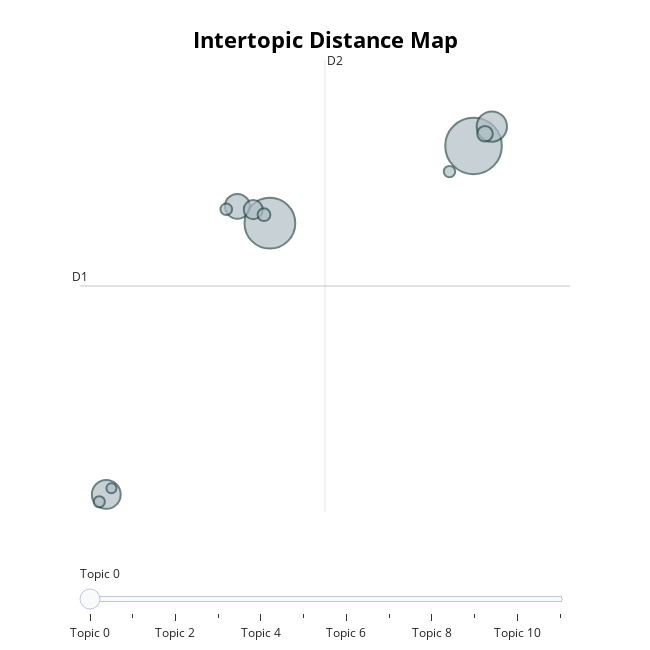

Here is the notebook cell this chart was saved with:
### Markdown cell above
## Visualise the topics

### Code cell
topic_model_patents.visualize_topics()

### Figure 1 — Plotly figure (JSON) as saved in the notebook; plotly's stock layout.template omitted (floating-point values rounded to 4 significant figures)
{"data": [{"customdata": [[0, "solar | panel | lamp | photovoltaic | energy", 2526], [1, "water | hydropower | plate | model | arranged", 2033], [2, "heat | water | solar | heating | energy", 723], [3, "wind | power | energy | generation | generator", 657], [4, "hydrogen | production | energy | gas | storage", 488], [5, "water | seawater | treatment | sewage | desalination", 287], [6, "geothermal | heat | pipe | exchange | energy", 193], [7, "irrigation | water | device | spraying | tank", 129], [8, "catalyst | photocatalyst | material | method | carbon", 107], [9, "drying | air | heat | heating | energy", 103], [10, "wind | floating | wave | generation | power", 99], [11, "air | fan | wind | flow | outlet", 78]], "hovertemplate": "<b>Topic %{customdata[0]}</b><br>%{customdata[1]}<br>Size: %{customdata[2]}", "legendgroup": "", "marker": {"color": "#B0BEC5", "line": {"color": "DarkSlateGrey", "width": 2}, "size": [2526, 2033, 723, 657, 488, 287, 193, 129, 107, 103, 99, 78], "sizemode": "area", "sizeref": 1.579, "symbol": "circle"}, "mode": "markers", "name": "", "orientation": "v", "showlegend": false, "type": "scatter", "x": [22.47, 13.37, 23.29, 6.052, 11.91, 12.62, 22.98, 13.1, 11.42, 21.39, 5.74, 6.282], "xaxis": "x", "y": [17.83, 14.58, 18.65, 3.176, 15.29, 15.15, 18.34, 14.94, 15.17, 16.75, 2.867, 3.437], "yaxis": "y"}], "layout": {"annotations": [{"showarrow": false, "text": "D1", "x": 4.879, "y": 11.94, "yshift": 10}, {"showarrow": false, "text": "D2", "x": 15.83, "xshift": 10, "y": 21.45}], "height": 650, "hoverlabel": {"bgcolor": "white", "font": {"family": "Rockwell", "size": 16}}, "legend": {"itemsizing": "constant", "tracegroupgap": 0}, "margin": {"t": 60}, "shapes": [{"line": {"color": "#CFD8DC", "width": 2}, "type": "line", "x0": 15.83, "x1": 15.83, "y0": 2.437, "y1": 21.45}, {"line": {"color": "#9E9E9E", "width": 2}, "type": "line", "x0": 4.879, "x1": 26.78, "y0": 11.94, "y1": 11.94}], "sliders": [{"active": 0, "pad": {"t": 50}, "steps": [{"args": [{"marker.color": [["red", "#B0BEC5", "#B0BEC5", "#B0BEC5", "#B0BEC5", "#B0BEC5", "#B0BEC5", "#B0BEC5", "#B0BEC5", "#B0BEC5", "#B0BEC5", "#B0BEC5"]]}], "label": "Topic 0", "method": "update"}, {"args": [{"marker.color": [["#B0BEC5", "red", "#B0BEC5", "#B0BEC5", "#B0BEC5", "#B0BEC5", "#B0BEC5", "#B0BEC5", "#B0BEC5", "#B0BEC5", "#B0BEC5", "#B0BEC5"]]}], "label": "Topic 1", "method": "update"}, {"args": [{"marker.color": [["#B0BEC5", "#B0BEC5", "red", "#B0BEC5", "#B0BEC5", "#B0BEC5", "#B0BEC5", "#B0BEC5", "#B0BEC5", "#B0BEC5", "#B0BEC5", "#B0BEC5"]]}], "label": "Topic 2", "method": "update"}, {"args": [{"marker.color": [["#B0BEC5", "#B0BEC5", "#B0BEC5", "red", "#B0BEC5", "#B0BEC5", "#B0BEC5", "#B0BEC5", "#B0BEC5", "#B0BEC5", "#B0BEC5", "#B0BEC5"]]}], "label": "Topic 3", "method": "update"}, {"args": [{"marker.color": [["#B0BEC5", "#B0BEC5", "#B0BEC5", "#B0BEC5", "red", "#B0BEC5", "#B0BEC5", "#B0BEC5", "#B0BEC5", "#B0BEC5", "#B0BEC5", "#B0BEC5"]]}], "label": "Topic 4", "method": "update"}, {"args": [{"marker.color": [["#B0BEC5", "#B0BEC5", "#B0BEC5", "#B0BEC5", "#B0BEC5", "red", "#B0BEC5", "#B0BEC5", "#B0BEC5", "#B0BEC5", "#B0BEC5", "#B0BEC5"]]}], "label": "Topic 5", "method": "update"}, {"args": [{"marker.color": [["#B0BEC5", "#B0BEC5", "#B0BEC5", "#B0BEC5", "#B0BEC5", "#B0BEC5", "red", "#B0BEC5", "#B0BEC5", "#B0BEC5", "#B0BEC5", "#B0BEC5"]]}], "label": "Topic 6", "method": "update"}, {"args": [{"marker.color": [["#B0BEC5", "#B0BEC5", "#B0BEC5", "#B0BEC5", "#B0BEC5", "#B0BEC5", "#B0BEC5", "red", "#B0BEC5", "#B0BEC5", "#B0BEC5", "#B0BEC5"]]}], "label": "Topic 7", "method": "update"}, {"args": [{"marker.color": [["#B0BEC5", "#B0BEC5", "#B0BEC5", "#B0BEC5", "#B0BEC5", "#B0BEC5", "#B0BEC5", "#B0BEC5", "red", "#B0BEC5", "#B0BEC5", "#B0BEC5"]]}], "label": "Topic 8", "method": "update"}, {"args": [{"marker.color": [["#B0BEC5", "#B0BEC5", "#B0BEC5", "#B0BEC5", "#B0BEC5", "#B0BEC5", "#B0BEC5", "#B0BEC5", "#B0BEC5", "red", "#B0BEC5", "#B0BEC5"]]}], "label": "Topic 9", "method": "update"}, {"args": [{"marker.color": [["#B0BEC5", "#B0BEC5", "#B0BEC5", "#B0BEC5", "#B0BEC5", "#B0BEC5", "#B0BEC5", "#B0BEC5", "#B0BEC5", "#B0BEC5", "red", "#B0BEC5"]]}], "label": "Topic 10", "method": "update"}, {"args": [{"marker.color": [["#B0BEC5", "#B0BEC5", "#B0BEC5", "#B0BEC5", "#B0BEC5", "#B0BEC5", "#B0BEC5", "#B0BEC5", "#B0BEC5", "#B0BEC5", "#B0BEC5", "red"]]}], "label": "Topic 11", "method": "update"}]}], "title": {"font": {"color": "Black", "size": 22}, "text": "<b>Intertopic Distance Map</b>", "x": 0.5, "xanchor": "center", "y": 0.95, "yanchor": "top"}, "width": 650, "xaxis": {"anchor": "y", "domain": [0, 1], "range": [4.879, 26.78], "title": {"text": ""}, "type": "linear", "visible": false}, "yaxis": {"anchor": "x", "domain": [0, 1], "range": [2.437, 21.45], "title": {"text": ""}, "type": "linear", "visible": false}}}
